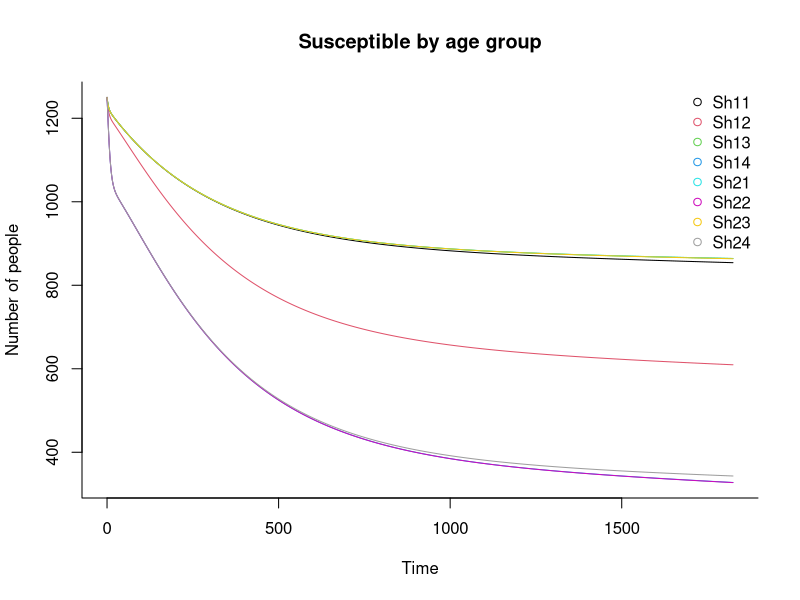
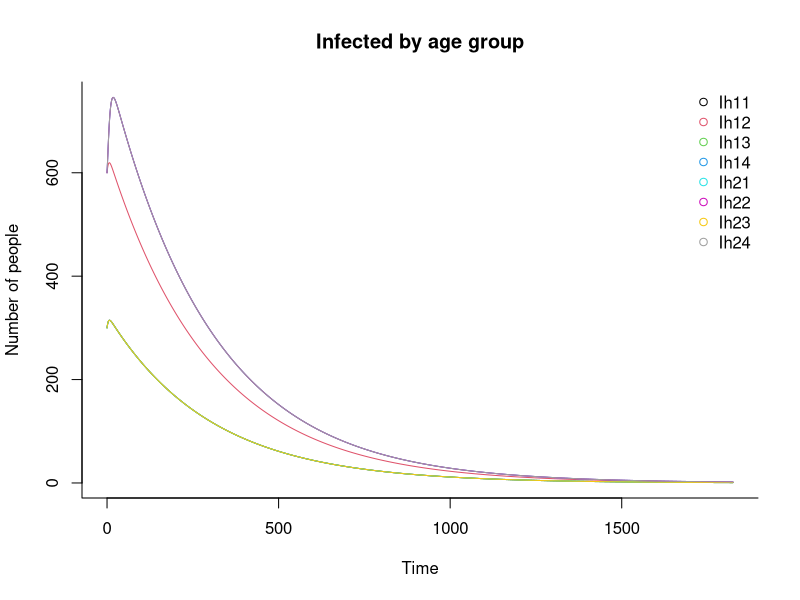
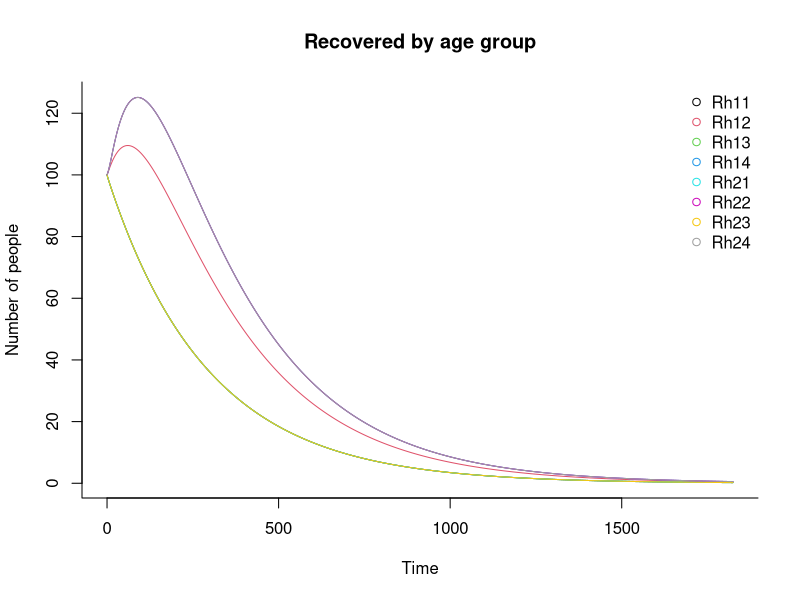
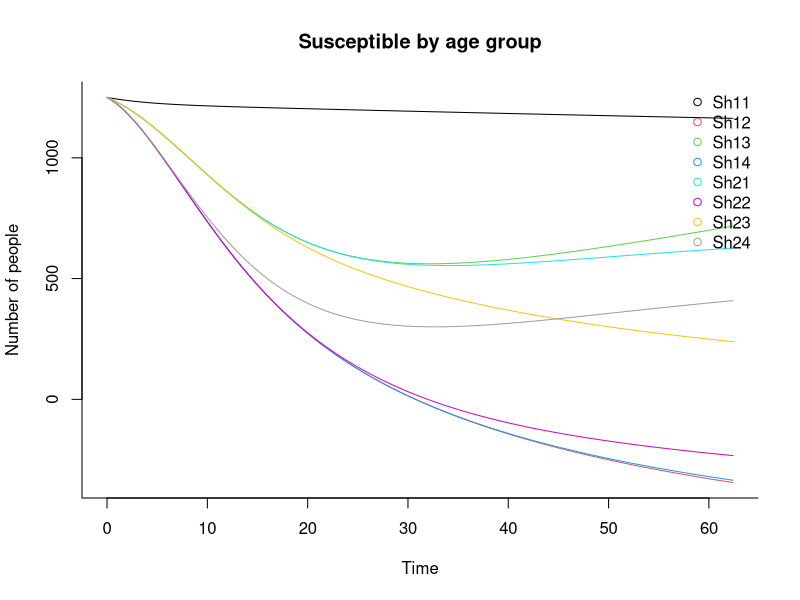
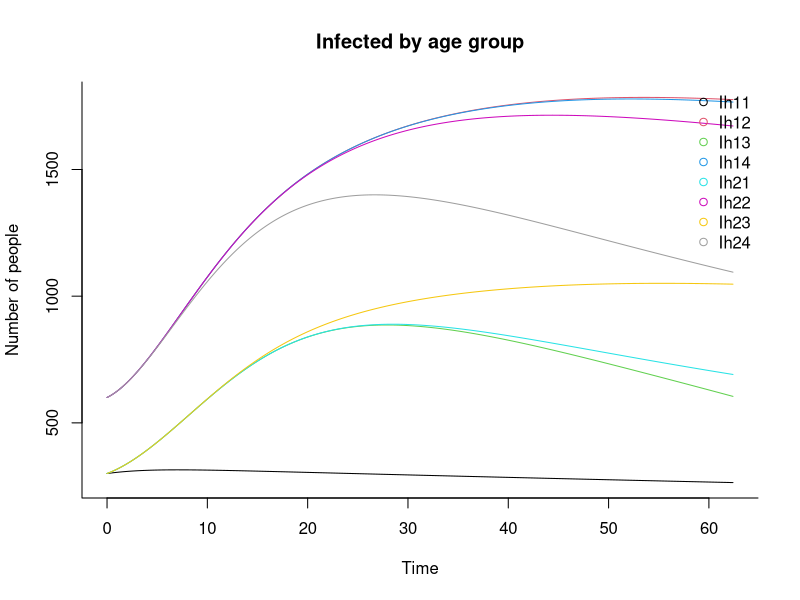
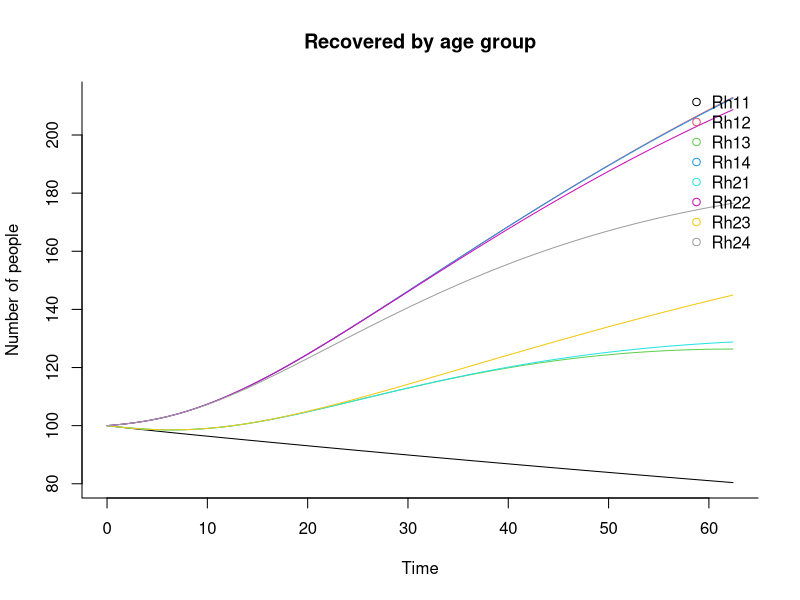

Recreate these plots in R, in order.
## Load deSolve package
library(deSolve)

#Parameters 
#Human hosts
Lambda_h<-matrix(c(0.005369485,0.000001,0.000001,0.000001,0.005369485,0.000001,0.000001,0.000001), 2, 4,byrow=T, dimnames = list(c("WU","Sl"),c("A1", "A2","A3","A4"))) #Recruitment rate of humans
#Lambda_h<-matrix(c(0.005369485,0.005369485,0.005369485,0.005369485,0.005369485,0.005369485,0.005369485,0.005369485), 2, 4,byrow=T, dimnames = list(c("WU","Sl"),c("A1", "A2","A3","A4"))) #Recruitment rate of humans
#mu_h<-matrix(c(1/63.78,1/63.78,1/63.78,1/63.78,1/63.78,1/63.78,1/63.78,1/63.78)/365, 2, 4)#Death rate of human
mu_h<-matrix(c(1/63.78,1/63.78,1/63.78,1/63.78,1/63.48,1/63.48,1/63.48,1/63.48)/365, 2, 4)#Death rate of human
gamma_h<-matrix(c(0.0023,0.0023,0.0023,0.0023,0.0023,0.0023,0.0023,0.0023), 2, 4,byrow=T)#Recovery rate
sigma_h<-matrix(c(1/91.3125,1/91.3125,1/91.3125,1/91.3125,1/91.3125,1/91.3125,1/91.3125,1/91.3125), 2, 4,byrow=T)#Proportion of getting immune 
beta_h<-matrix(c(0.42,0.42,0.42,0.42,0.42,0.42,0.42,0.42),2, 4,byrow=T)#Transmission rate from infectious human to mosquito
delta_h<-matrix(c(0.001,0.001,0.001,0.001,0.001,0.001,0.001,0.001),2, 4,byrow=T)#Disease induced-death
m<-matrix(c(1,1,1,1,1,1,1,1)*1e-10,nrow = 2, ncol= 4,byrow=T)#Between patches migration
psi<-matrix(c(0.6,0.6,0.6,0.6,0.6,0.3,0.3,0.3), 2, 4,byrow=T)#Proportion of ITN use 

#Mosquito vectors
mu_v<-matrix(c(0.05,0.05,0.05,0.05,0.05,0.05,0.05,0.05),2, 4,byrow=T)#Death rate of mosquito
a<-matrix(c(0.5,0.5,0.5,0.5,0.5,0.5,0.5,0.5),2, 4,byrow=T)#Biting rate
Lambda_v<-matrix(c(0.3,0.3,0.3,0.3,0.3,0.3,0.3,0.3)/365, 2, 4,byrow=T)#Recruitment/birth rate of mosquitoes
beta_v<-matrix(c(0.42,0.42,0.42,0.42,0.42,0.42,0.42,0.42), 2, 4,byrow=T)#Transmission rate from infected mosquito to human


params<-list(Lambda_h=Lambda_h, Lambda_v=Lambda_v, beta_v=beta_v, beta_h=beta_h, sigma_h=sigma_h, gamma_h=gamma_h,delta_h=delta_h,mu_h=mu_h, mu_v=mu_v, psi=psi, a=a, m=m)
#Variables
#Initial conditions at DFE
Sh<-matrix(c(1250,1250,1250,1250,1250,1250,1250,1250),2,4,byrow=T,dimnames = list(c("WU","Sl"),c("A1", "A2","A3","A4")))#Initial value of susceptible human
Rh<-matrix(c(100, 100, 100, 100,100, 100, 100, 100),2,4,byrow=T)#Initial value of recovered human
Ih<-matrix(c(300,300,300,300,600,600,600,600),2,4,byrow=T)#Initial value of infected human
Sv<-matrix(c(1000,1000,1000,1000,1500,1500,1500,1500),2,4,byrow=T)
Iv<-matrix(c(100,100,100,100,160,160,160,160),2,4,byrow=T)

# Constructing time vector
t_start<-0 #Start
t_end<-(1825)-1 # End 
t_inc<-.2
t_range<-seq(t_start,t_end+t_inc, t_inc)
# Create a function Sir_si for the differential equations
sir_si <- function(time, state, params) {
  nh<-matrix(2,4)
  Sh<-matrix(2,4, data=state[2:8]) 
  Ih<-matrix(2,4, data=state[9:16])
  Rh<-matrix(2,4, data=state[17:24])
  Sv<-matrix(2,4, data=state[25:32])  
  Iv<-matrix(2,4, data=state[33:40]) 
  nh<- Sh+ Ih + Rh
  with(as.list(c(state, params)), { 
    #for(j in 1:2){#Loop for the 2 patches
      #for (i in 1: 4){#Loop for age groups
          dSh <-(Lambda_h) - (1-psi)*beta_v*a*Iv*Sh/(nh) - (sigma_h*Rh)-(mu_h*Sh)+(m*Sh)
          dIh <- (((1-psi)*beta_v*a*Sh*Iv)/(nh))  - ((gamma_h + mu_h + delta_h)*Ih)
          dRh <- (gamma_h*Ih) - ((mu_h+sigma_h)*Rh) + (m*Rh)
          dSv <- (Lambda_v) - (mu_v*Sv) - (((1-psi)*beta_h*a*Ih*Sv)/(nh)) - (psi*a*Sv)
          dIv <- (((1-psi)*beta_h*a*Ih*Sv)/(nh)) - (psi*a*Iv) - (mu_v*Iv)
        #}
      #}
    list(c(dSh, dIh, dRh, dSv, dIv))
    
  })
}

init<- c(Sh=Sh, Ih=Ih, Rh=Rh, Sv=Sv, Iv=Iv)

## Solve using ode (General Solver for Ordinary Differential Equations)
out <- ode(y = init, times = t_range, func = sir_si, parms = params)
## change to data frame
out <- as.data.frame(out)
## Delete time variable
#out$time <- NULL
## Show data
head(out, 5)
View(out)

## Plot
 # A general concern about the plot they are all straight lines plus infected number are negative look like something is wrong
matplot(x = out[,1], y = out[,2:9], type = "l",
        xlab = "Time", ylab = "Number of people", main = "Susceptible by age group",
        lwd = 1, lty = 1, bty = "l", col = 1:8)
legend("topright", c("Sh11", "Sh12", "Sh13", "Sh14", "Sh21", "Sh22", "Sh23", "Sh24"), pch = 1, col = 1:8, bty = "n")

matplot(x = out[,1], y = out[,10:17], type = "l",
        xlab = "Time", ylab = "Number of people", main = "Infected by age group",
        lwd = 1, lty = 1, bty = "l", col = 1:8)
legend("topright", c("Ih11", "Ih12", "Ih13", "Ih14", "Ih21", "Ih22", "Ih23", "Ih24"), pch = 1, col = 1:8, bty = "n")

matplot(x = out[,1], y = out[,18:25], type = "l",
        xlab = "Time", ylab = "Number of people", main = "Recovered by age group",
        lwd = 1, lty = 1, bty = "l", col = 1:8)
legend("topright", c("Rh11", "Rh12", "Rh13", "Rh14", "Rh21", "Rh22", "Rh23", "Rh24"), pch = 1, col = 1:8, bty = "n")

#matplot(x = t_range, y = out[,25:32], type = "l",
 #       xlab = "Time", ylab = "Number of mosquitoes", main = "Susceptible mosquitoes ",
#      lwd = 1, lty = 1, bty = "l", col = 1:8)

#matplot(x = t_range, y = out[,33:40], type = "l",
#        xlab = "Time", ylab = "Number of mosquitoes", main = "Infected mosquitoes ",
#        lwd = 1, lty = 1, bty = "l", col = 1:8)


 #Compute the reproductive rate per age group within patches
#NGM method
r0<-function(parms){
  wf<-Lambda_v*beta_v*a*(1-psi)
  th<-(mu_v+a*psi)^2
  pg<-beta_h*a*(1-psi)*(mu_h-m)
  kt<-Lambda_h*(gamma_h+mu_h+sigma_h)
  r0<-sqrt((wf*pg)/(th*kt))
     return(r0)
 }

r0(params)
# Second scenario decade rate 
x1<-c(0.6,0.6,0.6,0.6,0.6,0.6,0.6,0.6)
x2<-c(1.62,1.62,1.62,1.62,1,1,1,1)*365
b<-function(x1,x2){x1*exp(-x2*t_range)} # x1 represent the value of psi and x2 is either 1.62 or 1
psi<-matrix(c(b(x1[1],x2[1]),b(x1[2],x2[2]), b(x1[3],x2[3]),b(x1[4],x2[4]), b(x1[5],x2[5]), b(x1[6],x2[6]), b(x1[7],x2[7]), b(x1[8],x2[8]) ), 2, 4,byrow=T)#Proportion of ITN use 
params<-list(Lambda_h=Lambda_h, Lambda_v=Lambda_v, beta_v=beta_v, beta_h=beta_h, sigma_h=sigma_h, gamma_h=gamma_h,delta_h=delta_h,mu_h=mu_h, mu_v=mu_v, psi=psi, a=a, m=m)
init<- c(Sh=Sh, Ih=Ih, Rh=Rh, Sv=Sv, Iv=Iv)

## Solve using ode (General Solver for Ordinary Differential Equations)
out <- ode(y = init, times = t_range, func = sir_si, parms = params)
## change to data frame
out <- as.data.frame(out)
## Delete time variable
#out$time <- NULL
## Show data
head(out, 5)
View(out)
# Third scenario 
d<-function(x1,x2){x1*x2}
x3<-c(0.8,0.8,0.8,0.8,0.5,0.5,0.5,0.5)
psi<-matrix(c(d(x1[1],x3[1]),d(x1[2],x3[2]), d(x1[3],x3[3]),d(x1[4],x3[4]), d(x1[5],x3[5]), d(x1[6],x3[6]), d(x1[7],x3[7]), d(x1[8],x3[8]) ), 2, 4,byrow=T)#Proportion of ITN use 



matplot(x = out[,1], y = out[,2:9], type = "l",
        xlab = "Time", ylab = "Number of people", main = "Susceptible by age group",
        lwd = 1, lty = 1, bty = "l", col = 1:8)
legend("topright", c("Sh11", "Sh12", "Sh13", "Sh14", "Sh21", "Sh22", "Sh23", "Sh24"), pch = 1, col = 1:8, bty = "n")

matplot(x = out[,1], y = out[,10:17], type = "l",
        xlab = "Time", ylab = "Number of people", main = "Infected by age group",
        lwd = 1, lty = 1, bty = "l", col = 1:8)
legend("topright", c("Ih11", "Ih12", "Ih13", "Ih14", "Ih21", "Ih22", "Ih23", "Ih24"), pch = 1, col = 1:8, bty = "n")

matplot(x = out[,1], y = out[,18:25], type = "l",
        xlab = "Time", ylab = "Number of people", main = "Recovered by age group",
        lwd = 1, lty = 1, bty = "l", col = 1:8)
legend("topright", c("Rh11", "Rh12", "Rh13", "Rh14", "Rh21", "Rh22", "Rh23", "Rh24"), pch = 1, col = 1:8, bty = "n")
# Sensitivity analysis
#require(ODEsensitivity)
#require(fast)#Fourier Amplitude Sensitivity Analysis
# Latin hypercube sampling 
require(lhs)
